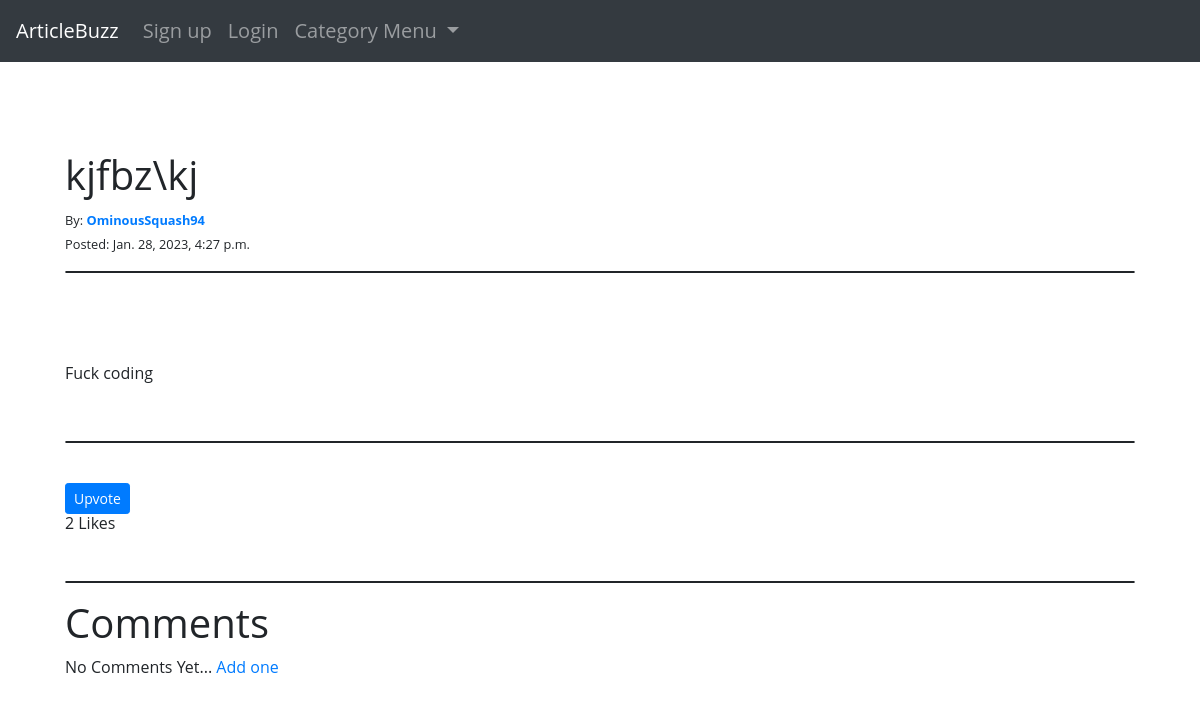
Page /article/12 on the committed database.
### theblog/models.py (models this page shows, shortened)
class Post(models.Model):
	title = models.CharField(max_length = 255) # Title Field
	author = models.ForeignKey(User, on_delete = models.CASCADE) # Deletes blog posts for a user if they delete account
	header_image = models.ImageField(null = True, blank = True, upload_to = 'uploads/images', default = None)
	body = RichTextField(blank= True, null = True)
	date_published = models.DateTimeField(auto_now_add = True) # Automatically adds the date
	likes = models.ManyToManyField(User, related_name ='blog_post') # Updating count of the upvotes
	tags = models.CharField(max_length = 255, default = 'Coding') # List of tags from the Tag table
	snippet  = models.CharField(max_length = 300, default = 'Article Snippet') # Article Snippet field to display on screen
	number_likes = models.IntegerField(default = 0)
	def total_like_count(self):
		return self.likes.count()

### theblog/views.py (the view)
# urls.py: path("article/<int:pk>", ArticleDetailView.as_view(), name = 'article-detail'),
class ArticleDetailView(DetailView):
	model = Post
	template_name = 'article_details.html'
	def get_context_data(self, *args, **kwargs):
		context = super(ArticleDetailView, self).get_context_data(*args, **kwargs)
		article_information = get_object_or_404(Post, id = self.kwargs['pk'])
		total_likes = article_information.total_like_count()
		tag_menu = Category.objects.all()
		context['total_likes'] = total_likes
		context['tag_menu'] = tag_menu
		return context

### theblog/models.py (called while the page is built)
	def __str__(self):
		return self.name

### theblog/templates/article_details.html (shortened to what this page needs)
{% extends 'base.html' %}
{%block content%}
<h1>{{post.title}}</h1>
<small>By: <b><a href="{% url 'profile' post.author.pk %}">{{ post.author }}</a></b></small>
<br>
<small>Posted: {{post.date_published}}</small>
<hr>
<br>
<br>
<br>
{{post.body|safe}}
<br>
<hr>
<br>
<form action="{% url 'like_post' post.pk %}" method = 'POST'>
	<button type = 'submit' name = 'post_id' value = '{{ post.id }}' class = 'btn btn-primary btn-sm'>Upvote</button>
</form>
<h6>{{total_likes}} Likes</h6>
<br>
<hr>
<h1>Comments</h1>
{% if not post.comments.all %}
	No Comments Yet... <a href="{% url 'add-comment' post.pk %}">Add one</a>
{% endif %}
{%endblock%}

### theblog/static/theblog/style.css (style rules this page uses)
body { background-color: white; margin: 0px; padding: 0; }
hr { border-radius: 3px; border:1px solid; }

### rows in the picture
Post: title "kjfbz\\kj", author "OminousSquash94", date_published "Jan. 28, 2023, 4:27 p.m.", body "Fuck coding"

### other values in the picture
{{ total_likes }} "2"
